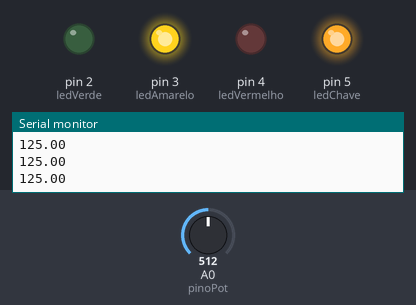
The sketch below on a simulated Arduino Uno, built with avr-gcc and run on an emulated ATmega328P. On the bench: output pins drawn as LEDs (lit = HIGH), the last lines printed to the serial monitor. The inputs (shaded band) are chosen by the test bench; at power-on: A0 (pinoPot) = 512.

Above: at 1.2 s.
1.3 s: A0 (pinoPot) set to 726
At 2.08 s:
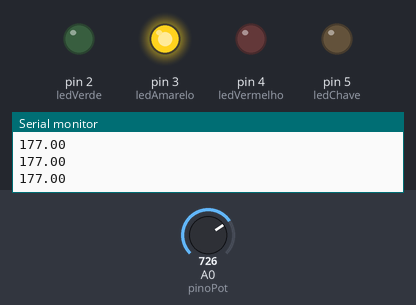
At 2.8 s:
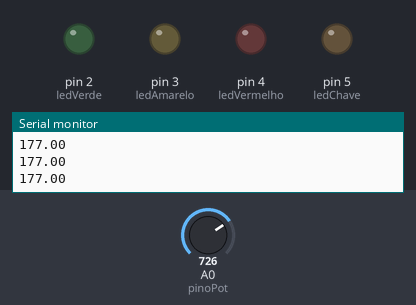
3.6 s: A0 (pinoPot) set to 750
Timing chart, 0 to 6.6 s (numbered marks = the images above; inputs shaded):
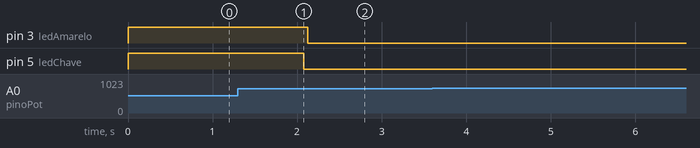

The sketch:

Ex20.ino
```cpp
const int pinoPot = A0;
const int ledVerde = 2;
const int ledAmarelo = 3;
const int ledVermelho = 4;
const int ledChave = 5;
unsigned long tempoForaDaFaixa = 0;
bool sistemaAtivo = true;
void setup() {
  pinMode(ledVerde, OUTPUT);
  pinMode(ledAmarelo, OUTPUT);
  pinMode(ledVermelho, OUTPUT);
  pinMode(ledChave, OUTPUT);
  digitalWrite(ledChave, HIGH);
  Serial.begin(9600);
}
void loop() {
  int leitura = analogRead(pinoPot);
  float tensao = map(leitura, 0, 1023, 0, 250);
  unsigned long agora = millis();

  if (sistemaAtivo) {
    digitalWrite(ledVerde, (tensao >= 210 && tensao <= 230));
    digitalWrite(ledAmarelo, (tensao < 210));
    digitalWrite(ledVermelho, (tensao > 230));
    if (tensao < 180 || tensao > 240) {
      if (tempoForaDaFaixa == 0) tempoForaDaFaixa = agora;
      if (agora - tempoForaDaFaixa >= 2000) {
        sistemaAtivo = false;
        digitalWrite(ledChave, LOW);
      }
    } else {
      tempoForaDaFaixa = 0;
    }
  } else {
    digitalWrite(ledVerde, LOW);
    digitalWrite(ledAmarelo, LOW);
    digitalWrite(ledVermelho, LOW);
  }
  Serial.println(tensao);
  delay(50);
}
```
